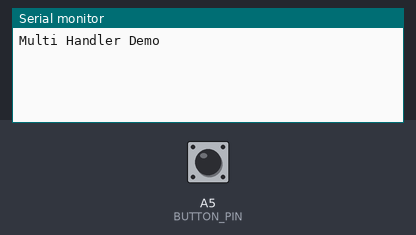
Bench run of a sketch on a simulated Arduino Uno, built with avr-gcc and run on an emulated ATmega328P. Shown: the last lines printed to the serial monitor. Inputs (shaded band) come from the test bench; at power-on: A5 (BUTTON_PIN) HIGH.

Above: at 1.2 s.
1.3 s: A5 (BUTTON_PIN) pulled LOW for 0.15 s
At 2.9 s:
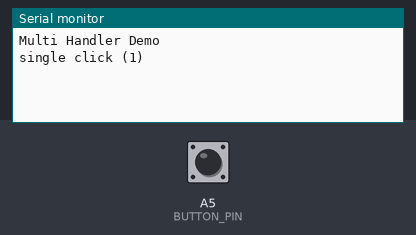
3.2 s: A5 (BUTTON_PIN) pulsed LOW 2 times (0.12 s each, 0.3 s apart)
At 4.7 s:
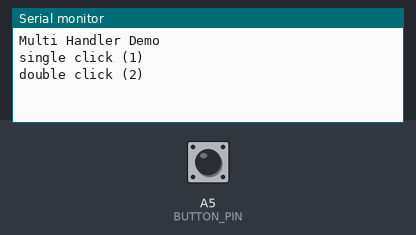
5.4 s: A5 (BUTTON_PIN) pulled LOW for 1 s
At 6.4 s:
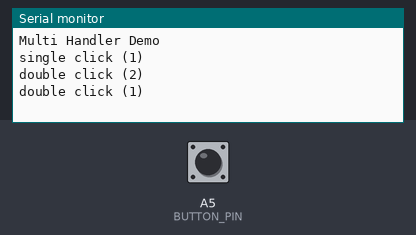
7.9 s: A5 (BUTTON_PIN) pulled LOW for 1 s
At 9.5 s:
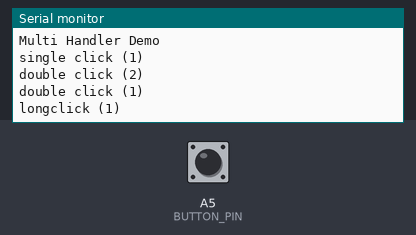
10.4 s: A5 (BUTTON_PIN) pulsed LOW 5 times (0.12 s each, 0.3 s apart)
At 13.3 s:
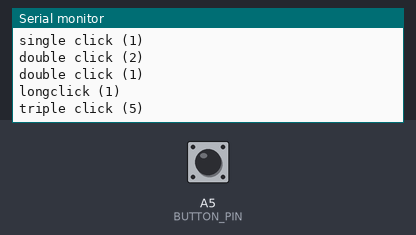

Measured:
- after the input at 1.3 s, the serial monitor: prints a new line after 0.50 s (image 1)
- after the input at 3.2 s, the serial monitor: prints a new line after 0.77 s (image 2)
- after the input at 5.4 s, the serial monitor: prints a new line after 0.25 s (image 3)
- after the input at 7.9 s, the serial monitor: prints a new line after 0.25 s (image 4)
- after the input at 10.4 s, the serial monitor: prints a new line after 1.7 s (image 5)

The sketch:

Button_MultiHandler_LED_single_color.ino
```cpp
/////////////////////////////////////////////////////////////////

#include "Button2.h"

/////////////////////////////////////////////////////////////////

#define BUTTON_PIN  A5

/////////////////////////////////////////////////////////////////

Button2 button;

/////////////////////////////////////////////////////////////////

void setup() {
  Serial.begin(115200);
  delay(50);
  Serial.println("\n\nMulti Handler Demo");
  pinMode(BUTTON_PIN, INPUT_PULLUP);
  button.begin(BUTTON_PIN);
  button.setClickHandler(handler);
  //button.setLongClickHandler(handler);       // this will only be called upon release
  button.setLongClickDetectedHandler(handler);  // this will only be called upon detection
  button.setDoubleClickHandler(handler);
  button.setTripleClickHandler(handler);
}

/////////////////////////////////////////////////////////////////

void loop() {
  button.loop();
}

/////////////////////////////////////////////////////////////////

void handler(Button2& btn) {
    switch (btn.getType()) {
        case single_click:
            Serial.print("single ");
            break;
        case double_click:
            Serial.print("double ");
            break;
        case triple_click:
            Serial.print("triple ");
            break;
        case long_click:
            Serial.print("long");
            break;
          case empty:
            return;
    }
    Serial.print("click");
    Serial.print(" (");
    Serial.print(btn.getNumberOfClicks());
    Serial.println(")");
}
/////////////////////////////////////////////////////////////////
```
